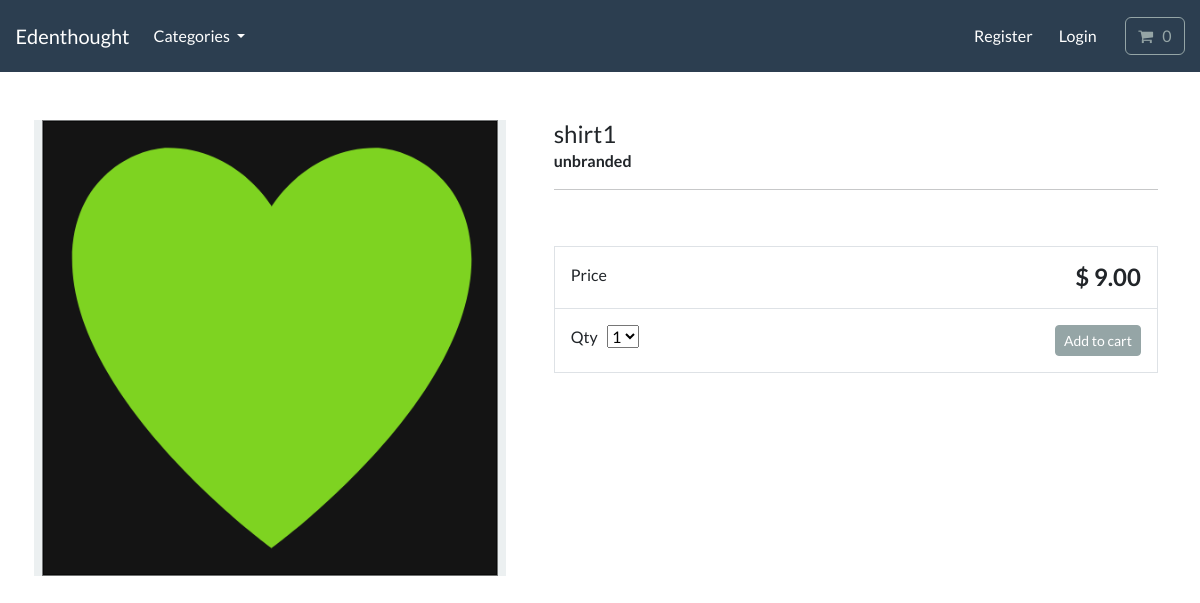
Screenshot of /product/shirt1/ with the database file from the repository.
### store/models.py (models this page shows, shortened)
class Product(models.Model):
    category = models.ForeignKey(Category, related_name='product', on_delete=models.CASCADE, null=True)
    title = models.CharField(max_length=250)
    brand = models.CharField(max_length=250, default='unbranded')
    description = models.TextField(blank=True)
    slug = models.SlugField(max_length=250, unique=True)
    price = models.DecimalField(max_digits=4, decimal_places=2)
    image = models.ImageField(upload_to='images/')
    class Meta:
        verbose_name_plural = 'products'

### store/views.py (the view)
# urls.py: path('product/<slug:product_slug>/', views.product_info, name='product-info'),
def product_info(request, product_slug):
    product = get_object_or_404(Product, slug = product_slug)
    context = {'product': product}
    return render(request, 'store/product-info.html', context)

### cart/cart.py (called while the page is built)
    def __len__(self):
        return sum(item['qty'] for item in self.cart.values())

### cart/context_processors.py (called while the page is built)
def cart(request):
    return {'cart': Cart(request)}

### store/models.py (called while the page is built)
    def get_absolute_url(self):
        return reverse('list-category', args=[self.slug])

### store/views.py (called while the page is built)
def categories(request):
    all_categories = Category.objects.all()
    return {'all_categories': all_categories}

### store/templates/store/product-info.html (shortened to what this page needs)
{% extends "./base.html" %}
{% load static %}
{% block content %}
<div class="container">
    <main class="pt-5">
        <div class="row g-3">
            <div class="col-md-5 col-lg-5 order-md-first bg-light">
                <img class="img-fluid mx-auto d-block" alt="Responsive image" src="{{product.image.url}}">
            </div>
            <div class="col-md-7 col-lg-7 ps-md-3 ps-lg-5">
                <h1 class="mb-0 h4">{{product.title}}</h1>
                <strong>{{product.brand}}</strong>
                <hr>
                <br>
                <div class="border">
                    <div class="col border-bottom">
                        <div class="row p-3">
                            <div class="col-6"> Price </div>
                            <div class="col-6 text-end"><span class="h4 fw-bold">$ {{product.price}}</span></div>
                        </div>
                    </div>
                    <div class="col">
                        <div class="row p-3">
                            <div class="col-6">
                                <label for="select">Qty</label>
                                <select id="select">
                                    <option value="1">1</option>
                                </select>
                            </div>
                            <div class="col-6 text-end">
                                <button type="button" id="add-button" value="{{product.id}}" class="btn btn-secondary btn-sm">
                                Add to cart
                                </button>
                            </div>
                        </div>
                    </div>
                </div>
            </div>
        </div>
    </main>
    <br>
</div>
{% endblock %}

### rows the page displays
Product: image (picture), title "shirt1", brand "unbranded", price "9.00"
